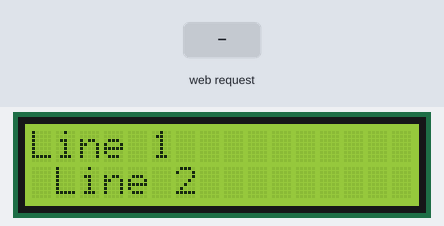
A sketch run on a simulated ESP8266 (NodeMCU). Shown: 16×2 character LCD. Inputs (shaded band) come from the test bench. WiFi joins after 1.5 s; servers stay silent unless stated; what the sketch prints to the serial monitor is not drawn.

Above: at 0.1 s.
At 2.7 s:
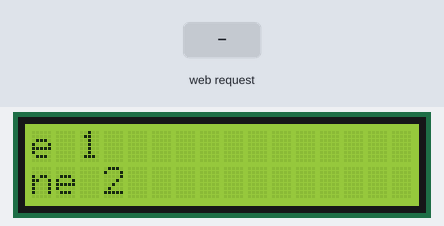
2.8 s: HTTP request GET /get received
At 5.3 s:
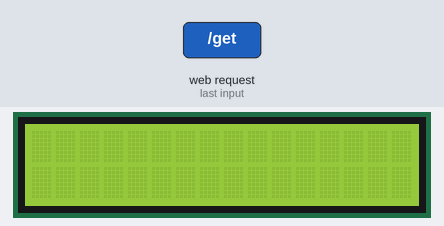
Timing chart, 0 to 6.8 s (numbered marks = the images above; inputs shaded):
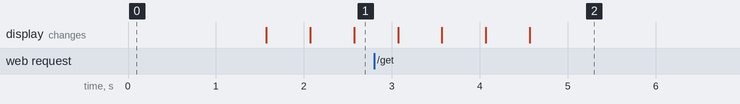

The sketch:

text_generate.ino
```cpp
#include <ESP8266WiFi.h>
#include <ESPAsyncTCP.h>
#include <ESPAsyncWebServer.h>
#include <LiquidCrystal.h>
LiquidCrystal lcd(0x27,20,4);

AsyncWebServer server(80);

const char* ssid = "LCD Display";  //wifi ssid
const char* password = "displaysetting";   //wifi password

const char* PARAM_INPUT_1 = "input1";

const char index_html[] PROGMEM = R"rawliteral(
<!DOCTYPE HTML><html><head>
  <title>Text LCD Generator</title>
  <meta name="viewport" content="width=device-width, initial-scale=5">
<p> <font size="9" face="sans-serif"> <marquee> Text LCD Generator </marquee> </font> </p>
  </head><body><center>
  <form action="/get">
    Input Text To Display: <input type="text" name="input1">
    <input type="submit" value="Send">
  </form><br>

</center></body></html>)rawliteral";

void notFound(AsyncWebServerRequest *request) {
  request->send(404, "text/plain", "Not found");
}

void setup() {
  Serial.begin(115200);
   lcd.begin(16, 2);
   lcd.clear();
   lcd.print("Line 1");
   lcd.setCursor(1,1);
   lcd.print("Line 2");
  WiFi.mode(WIFI_STA);
  WiFi.begin(ssid, password);
  if (WiFi.waitForConnectResult() != WL_CONNECTED) {
    Serial.println("WiFi Failed!");
    return;
  }
  Serial.println();
  Serial.print("IP Address: ");
  Serial.println(WiFi.localIP());

  server.on("/", HTTP_GET, [](AsyncWebServerRequest *request){
    request->send_P(200, "text/html", index_html);
  });

  server.on("/get", HTTP_GET, [] (AsyncWebServerRequest *request) {
    String message;
    String inputParam;
    if (request->hasParam(PARAM_INPUT_1)) {
      message = request->getParam(PARAM_INPUT_1)->value();
      inputParam = PARAM_INPUT_1;
       lcd.clear();
       lcd.setCursor(0,0);

      lcd.print(message);
    }
    else {
      message = "No message sent";
      inputParam = "none";
    }
    Serial.println(message);

  request->send(200, "text/html", index_html);
  });
  server.onNotFound(notFound);
  server.begin();
}

void loop() {
    for (int positionCounter = 0; positionCounter < 29; positionCounter++) {
    lcd.scrollDisplayLeft();
    delay(500);
  }
}
```
